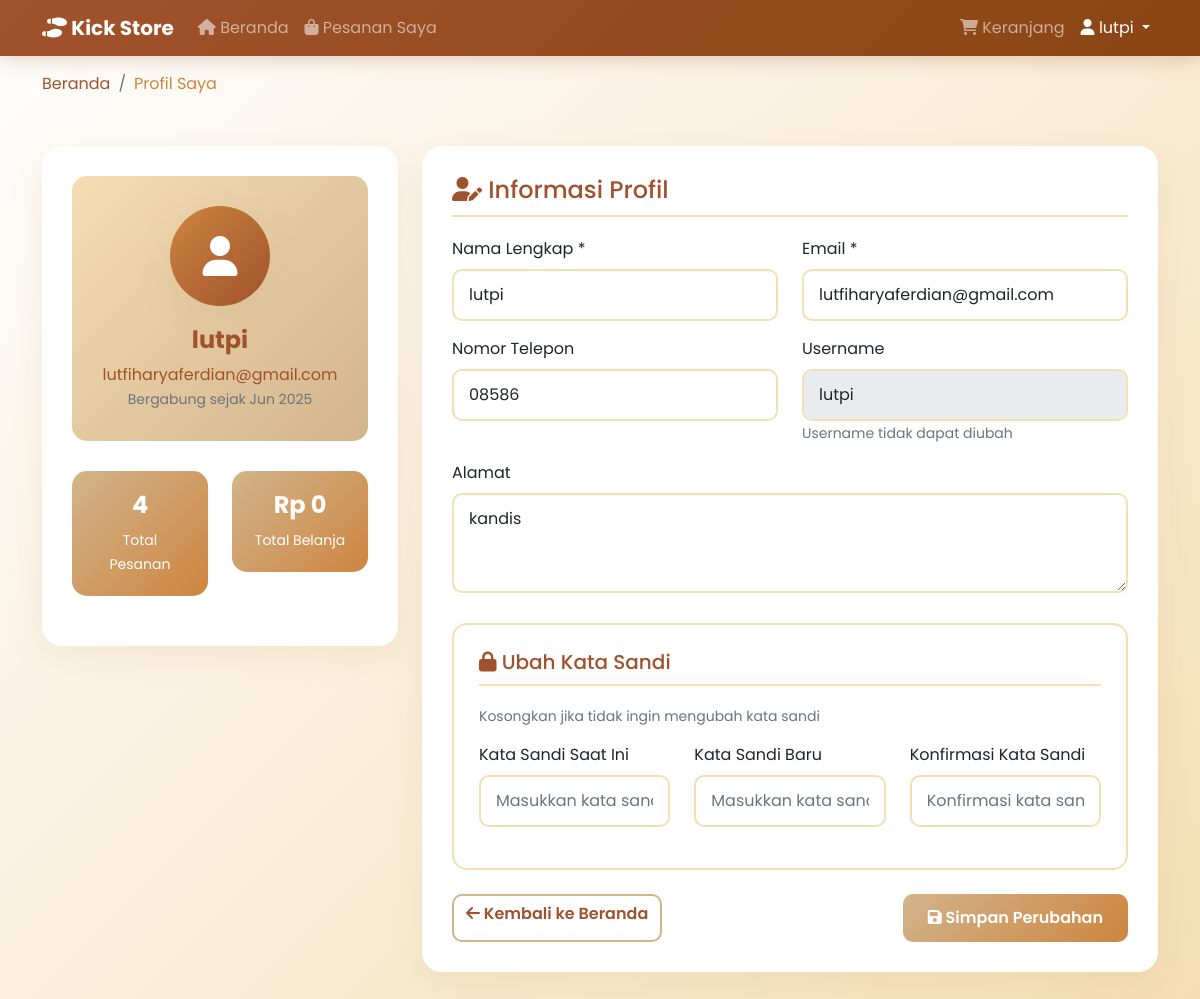
The page /buyer/profile.php (signed in) on the database its author committed.
### tables this page shows
CREATE TABLE `users` (
  `id` int NOT NULL,
  `username` varchar(50) NOT NULL,
  `email` varchar(100) NOT NULL,
  `password` varchar(255) NOT NULL,
  `full_name` varchar(100) NOT NULL,
  `phone` varchar(20) DEFAULT NULL,
  `address` text,
  `role` enum('buyer','admin') DEFAULT 'buyer',
  `created_at` timestamp NULL DEFAULT CURRENT_TIMESTAMP
);

### buyer/profile.php (the view, shortened to what this page needs)
<?php
$database = new Database();
$db = $database->getConnection();
$user_query = "SELECT * FROM users WHERE id = ?";
$user_stmt = $db->prepare($user_query);
$user_stmt->execute([$_SESSION['user_id']]);
$user = $user_stmt->fetch(PDO::FETCH_ASSOC);
$stats_query = "SELECT
    COUNT(*) as total_orders,
    SUM(CASE WHEN payment_status = 'paid' THEN total_amount ELSE 0 END) as total_spent
    FROM orders WHERE user_id = ?";
$stats_stmt = $db->prepare($stats_query);
$stats_stmt->execute([$_SESSION['user_id']]);
$stats = $stats_stmt->fetch(PDO::FETCH_ASSOC);
?>
<!DOCTYPE html>
<html lang="id">
<head>
    <link href="https://cdn.jsdelivr.net/npm/bootstrap@5.1.3/dist/css/bootstrap.min.css" rel="stylesheet">
    <link href="https://cdnjs.cloudflare.com/ajax/libs/font-awesome/6.0.0/css/all.min.css" rel="stylesheet">
</head>
<body>
    <nav class="navbar navbar-expand-lg navbar-dark">
        <div class="container">
            <a class="navbar-brand fw-bold" href="index.php">
                <i class="fas fa-shoe-prints"></i> Kick Store
            </a>
            <div class="collapse navbar-collapse" id="navbarNav">
                <ul class="navbar-nav me-auto">
                    <li class="nav-item">
                        <a class="nav-link" href="index.php">
                            <i class="fas fa-home"></i> Beranda
                        </a>
                    </li>
                    <li class="nav-item">
                        <a class="nav-link" href="orders.php">
                            <i class="fas fa-shopping-bag"></i> Pesanan Saya
                        </a>
                    </li>
                </ul>
                <ul class="navbar-nav">
                    <li class="nav-item">
                        <a class="nav-link" href="cart.php">
                            <i class="fas fa-shopping-cart"></i> Keranjang
                        </a>
                    </li>
                    <li class="nav-item dropdown">
                        <a class="nav-link dropdown-toggle active" href="#" role="button" data-bs-toggle="dropdown">
                            <i class="fas fa-user"></i> <?php echo $_SESSION['full_name']; ?>
                        </a>
                    </li>
                </ul>
            </div>
        </div>
    </nav>
    <div class="container">
        <nav aria-label="breadcrumb" class="mt-3">
            <ol class="breadcrumb">
                <li class="breadcrumb-item"><a href="index.php">Beranda</a></li>
                <li class="breadcrumb-item active">Profil Saya</li>
            </ol>
        </nav>
        <div class="row">
            <div class="col-lg-4">
                <div class="profile-container">
                    <div class="profile-header">
                        <div class="profile-avatar">
                            <i class="fas fa-user"></i>
                        </div>
                        <h4 class="fw-bold"><?php echo htmlspecialchars($user['full_name']); ?></h4>
                        <p class="mb-0"><?php echo htmlspecialchars($user['email']); ?></p>
                        <small class="text-muted">
                            Bergabung sejak <?php echo date('M Y', strtotime($user['created_at'])); ?>
                        </small>
                    </div>
                    <div class="row">
                        <div class="col-6">
                            <div class="stats-card">
                                <h4 class="fw-bold"><?php echo $stats['total_orders']; ?></h4>
                                <small>Total Pesanan</small>
                            </div>
                        </div>
                        <div class="col-6">
                            <div class="stats-card">
                                <h4 class="fw-bold">Rp <?php echo number_format($stats['total_spent'] ?? 0, 0, ',', '.'); ?></h4>
                                <small>Total Belanja</small>
                            </div>
                        </div>
                    </div>
                </div>
            </div>
            <div class="col-lg-8">
                <div class="profile-container">
                    <form method="POST">
                        <h4 class="section-title">
                            <i class="fas fa-user-edit"></i> Informasi Profil
                        </h4>
                        <div class="row">
                            <div class="col-md-6 mb-3">
                                <label class="form-label">Nama Lengkap *</label>
                                <input type="text" class="form-control" name="full_name" value="<?php echo htmlspecialchars($user['full_name']); ?>" required>
                            </div>
                            <div class="col-md-6 mb-3">
                                <label class="form-label">Email *</label>
                                <input type="email" class="form-control" name="email" value="<?php echo htmlspecialchars($user['email']); ?>" required>
                            </div>
                        </div>
                        <div class="row">
                            <div class="col-md-6 mb-3">
                                <label class="form-label">Nomor Telepon</label>
                                <input type="text" class="form-control" name="phone" value="<?php echo htmlspecialchars($user['phone'] ?? ''); ?>" placeholder="Contoh: 08123456789">
                            </div>
                            <div class="col-md-6 mb-3">
                                <label class="form-label">Username</label>
                                <input type="text" class="form-control" value="<?php echo htmlspecialchars($user['username']); ?>" readonly>
                                <small class="text-muted">Username tidak dapat diubah</small>
                            </div>
                        </div>
                        <div class="mb-3">
                            <label class="form-label">Alamat</label>
                            <textarea class="form-control" name="address" rows="3" placeholder="Masukkan alamat lengkap Anda..."><?php echo htmlspecialchars($user['address'] ?? ''); ?></textarea>
                        </div>
                        <div class="password-section">
                            <h5 class="section-title">
                                <i class="fas fa-lock"></i> Ubah Kata Sandi
                            </h5>
                            <p class="text-muted small mb-3">Kosongkan jika tidak ingin mengubah kata sandi</p>
                            <div class="row">
                                <div class="col-md-4 mb-3">
                                    <label class="form-label">Kata Sandi Saat Ini</label>
                                    <input type="password" class="form-control" name="current_password" placeholder="Masukkan kata sandi saat ini">
                                </div>
                                <div class="col-md-4 mb-3">
                                    <label class="form-label">Kata Sandi Baru</label>
                                    <input type="password" class="form-control" name="new_password" placeholder="Masukkan kata sandi baru">
                                </div>
                                <div class="col-md-4 mb-3">
                                    <label class="form-label">Konfirmasi Kata Sandi</label>
                                    <input type="password" class="form-control" name="confirm_password" placeholder="Konfirmasi kata sandi baru">
                                </div>
                            </div>
                        </div>
                        <div class="d-flex justify-content-between mt-4">
                            <a href="index.php" class="btn btn-outline-primary">
                                <i class="fas fa-arrow-left"></i> Kembali ke Beranda
                            </a>
                            <button type="submit" class="btn btn-primary">
                                <i class="fas fa-save"></i> Simpan Perubahan
                            </button>
                        </div>
                    </form>
                </div>
            </div>
        </div>
    </div>
</body>
</html>

### buyer/profile.php (style rules this page uses)
* { font-family: 'Poppins', sans-serif; }
body { background: linear-gradient(135deg, #FEFEFE 0%, #F5DEB3 100%); min-height: 100vh; }
.navbar { background: linear-gradient(135deg, #A0522D 0%, #8B4513 100%) !important; box-shadow: 0 2px 20px rgba(160, 82, 45, 0.3); }
.profile-container { background: white; border-radius: 20px; box-shadow: 0 10px 30px rgba(210, 180, 140, 0.2); padding: 30px; margin: 30px 0; }
.profile-header { background: linear-gradient(135deg, #F5DEB3 0%, #D2B48C 100%); border-radius: 15px; padding: 30px; margin-bottom: 30px; text-align: center; color: #A0522D; }
.profile-avatar { width: 100px; height: 100px; background: linear-gradient(135deg, #CD853F 0%, #A0522D 100%); border-radius: 50%; display: flex; align-items: center; justify-content: center; margin: 0 auto 20px; color: white; font-size: 2.5rem; box-shadow: 0 10px 30px rgba(210, 180, 140, 0.3); }
.stats-card { background: linear-gradient(135deg, #D2B48C 0%, #CD853F 100%); border-radius: 15px; padding: 20px; color: white; text-align: center; margin-bottom: 20px; }
.form-control, .form-select { border: 2px solid #F5DEB3; border-radius: 10px; padding: 12px 15px; transition: all 0.3s ease; }
.btn-primary { background: linear-gradient(135deg, #D2B48C 0%, #CD853F 100%); border: none; border-radius: 10px; padding: 12px 25px; font-weight: 600; transition: all 0.3s ease; }
.btn-outline-primary { border: 2px solid #D2B48C; color: #A0522D; border-radius: 10px; font-weight: 600; }
.section-title { color: #A0522D; border-bottom: 2px solid #F5DEB3; padding-bottom: 10px; margin-bottom: 20px; }
.breadcrumb { background: transparent; padding: 0; margin-bottom: 20px; }
.breadcrumb-item a { color: #A0522D; text-decoration: none; }
.breadcrumb-item.active { color: #CD853F; }
.password-section { background: #FEFEFE; border: 2px solid #F5DEB3; border-radius: 15px; padding: 25px; margin-top: 30px; }

### rows shown on the page
users: full_name "lutpi", email "lutfiharyaferdian@gmail.com", created_at "Jun 2025", phone "08586", username "lutpi", address "kandis"

### other values the page prints
$_SESSION['full_name'] "lutpi"
$stats['total_orders'] "4"
$stats['total_spent'] "0"
